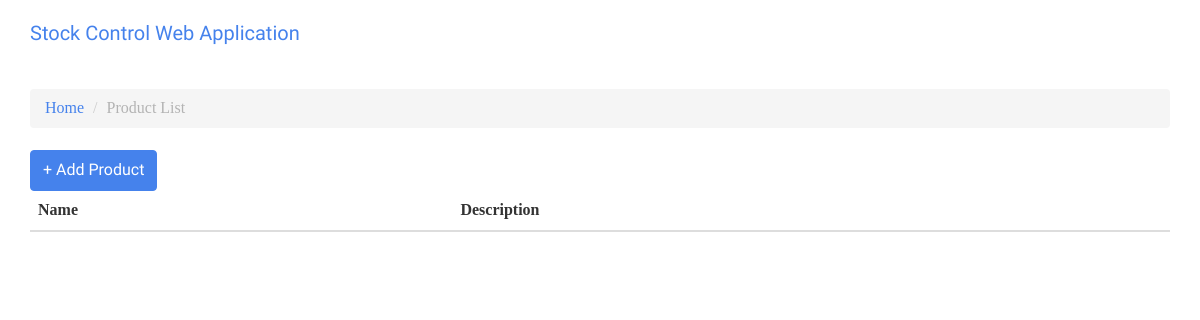
The app's page /list, older data.
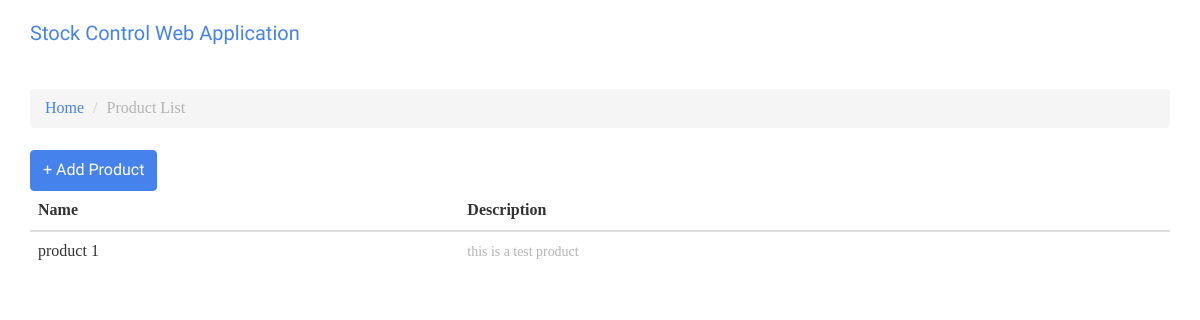
The same page, newer data.
### stockcontrol/models.py (models this page shows, shortened)
class Product(models.Model):
    name = models.CharField(max_length=30, unique=True)
    description = models.CharField(max_length=100)
    SKU = models.CharField(max_length=10)

### stockcontrol/views.py (the view)
# urls.py: url(r'^list', views.product_list, name='product_list'),
def product_list(request):
    products = Product.objects.all()
    return render(request, 'product_list.html', {'products': products})

### templates/product_list.html
{% extends 'base.html' %}
{% block breadcrumb %}
  <li class="breadcrumb-item"><a href="{% url 'home' %}">Home</a></li>
  <li class="breadcrumb-item active">Product List</li>
{% endblock %}
{% block content %}
  <div class="mb-4">
    <a href="{% url 'new_product' %}" class="btn btn-primary">+ Add Product</a>
  </div>
  <table class="table">
    <thead class="thead-inverse">
      <tr>
        <th>Name</th>
        <th>Description</th>
      </tr>
    </thead>
    <tbody>
      {% for product in products %}
        <tr>
          <td>
            {{ product.name }}
          </td>
          <td>
              <small class="text-muted d-block">{{ product.description }}</small>
          </td>
        </tr>
      {% endfor %}
    </tbody>
  </table>
{% endblock %}

Row changes from the older to the newer data that the page shows:
added Product: name "product 1", description "this is a test product"
